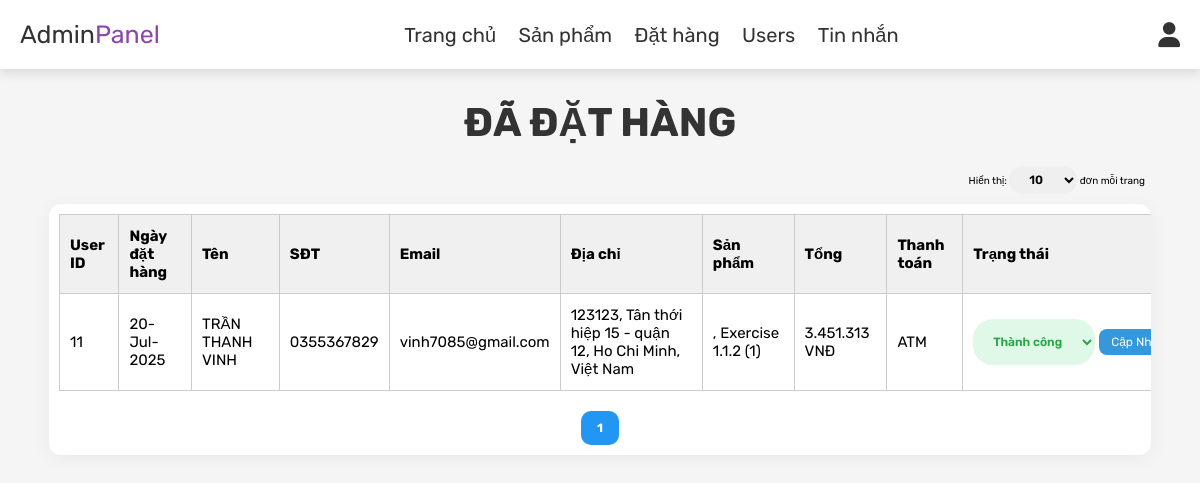
/project/admin_orders.php (signed in), run on an earlier commit of the app's database.
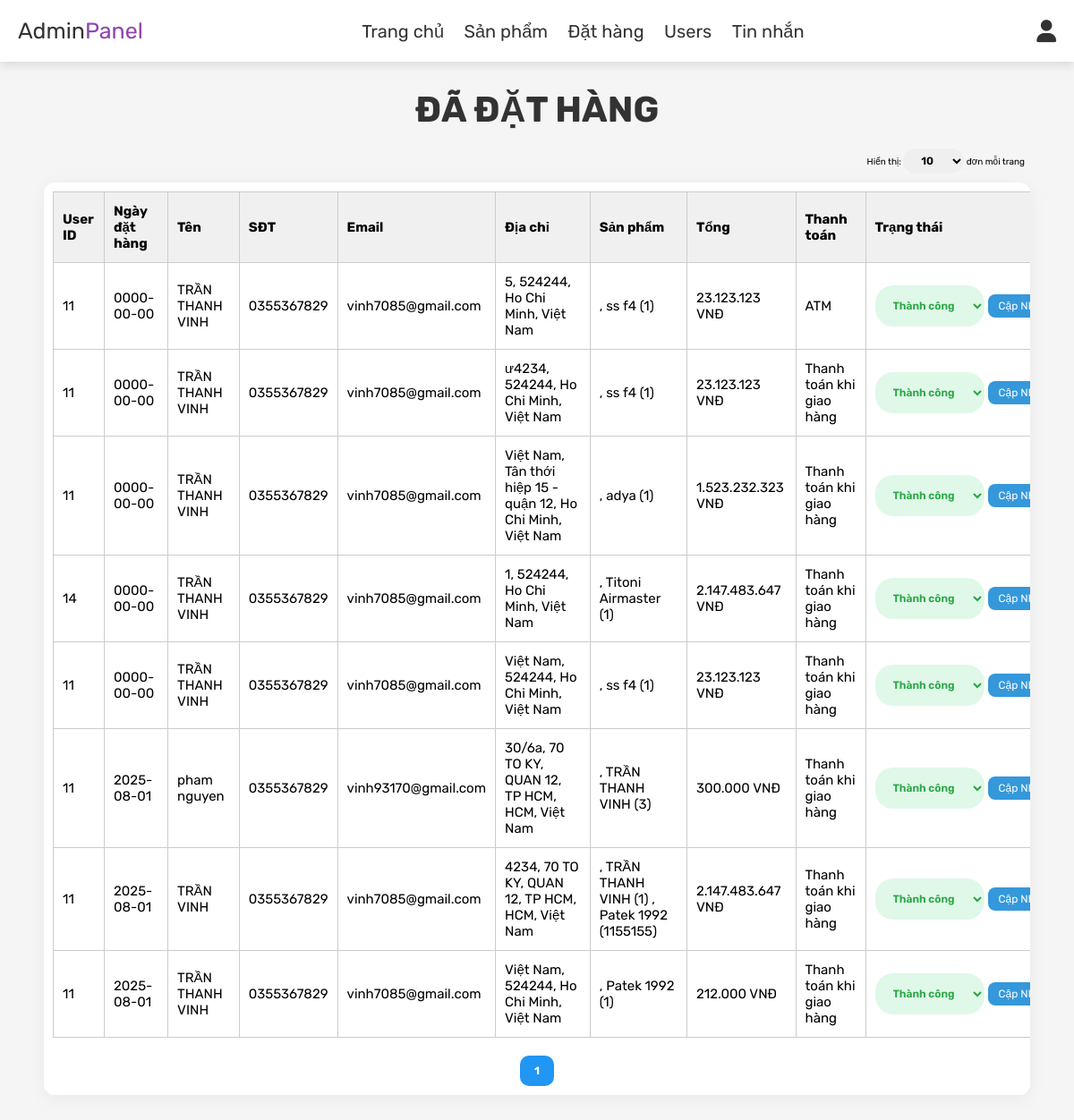
And on a later commit of the database.
### tables this page shows
CREATE TABLE `orders` (
  `id` int(100) NOT NULL,
  `user_id` int(100) NOT NULL,
  `name` varchar(100) NOT NULL,
  `number` varchar(12) NOT NULL,
  `email` varchar(100) NOT NULL,
  `method` varchar(50) NOT NULL,
  `address` varchar(500) NOT NULL,
  `total_products` varchar(1000) NOT NULL,
  `total_price` int(100) NOT NULL,
  `placed_on` date DEFAULT NULL,
  `payment_status` varchar(20) NOT NULL DEFAULT 'Đang duyệt'
);

### project/admin_orders.php (the view, shortened to what this page needs)
<?php
include 'config.php';
?>
<!DOCTYPE html>
<html lang="en">
<head>
    <link rel="stylesheet" href="https://cdnjs.cloudflare.com/ajax/libs/font-awesome/6.0.0/css/all.min.css">
    <link rel="stylesheet" href="css/admin_style.css">
</head>
<body>
    <?php include 'admin_header.php'; ?>
    <section class="orders">
        <h1 class="title">Đã đặt hàng</h1>
        <?php
        $orders_per_page = isset($_GET['limit']) ? (int)$_GET['limit'] : 10;
        $page = isset($_GET['page']) ? (int)$_GET['page'] : 1;
        $start_from = ($page - 1) * $orders_per_page;
        $total_orders = mysqli_num_rows(mysqli_query($conn, "SELECT * FROM `orders`"));
        $total_pages = ceil($total_orders / $orders_per_page);
        ?>
        <form method="get" style="margin: 1rem 3.5rem; text-align: right;">
            Hiển thị:
            <select name="limit" onchange="this.form.submit()">
                <option value="10" <?php if ($orders_per_page == 10) echo 'selected'; ?>>10</option>
            </select> đơn mỗi trang
        </form>
        <div class="table-container">
            <table class="orders-table">
                <thead>
                    <tr>
                        <th>User ID</th>
                        <th>Ngày đặt hàng</th>
                        <th>Tên</th>
                        <th>SĐT</th>
                        <th>Email</th>
                        <th>Địa chỉ</th>
                        <th>Sản phẩm</th>
                        <th>Tổng</th>
                        <th>Thanh toán</th>
                        <th>Trạng thái</th>
                    </tr>
                </thead>
                <tbody>
                    <?php
                    $select_orders = mysqli_query($conn, "SELECT * FROM `orders` ORDER BY id DESC LIMIT $start_from, $orders_per_page") or die('query failed');
                    if (mysqli_num_rows($select_orders) > 0) {
                        while ($fetch_orders = mysqli_fetch_assoc($select_orders)) {
                    ?>
                    <tr>
                        <td><?php echo $fetch_orders['user_id']; ?></td>
                        <td><?php echo $fetch_orders['placed_on']; ?></td>
                        <td><?php echo $fetch_orders['name']; ?></td>
                        <td><?php echo $fetch_orders['number']; ?></td>
                        <td><?php echo $fetch_orders['email']; ?></td>
                        <td><?php echo $fetch_orders['address']; ?></td>
                        <td><?php echo $fetch_orders['total_products']; ?></td>
                        <td><?php echo number_format($fetch_orders['total_price'], 0, ',', '.'); ?> VNĐ</td>
                        <td><?php echo $fetch_orders['method']; ?></td>
                        <td>
                            <form method="post" style="display:flex; gap:4px;">
                                <select name="update_payment"
                                    class="<?php echo ($fetch_orders['payment_status'] == 'Thành công') ? 'status-success' : 'status-pending'; ?>">
                                    <option selected disabled><?php echo $fetch_orders['payment_status']; ?></option>
                                </select>
                                <input type="submit" name="update_order" value="Cập nhật" class="option-btn">
                            </form>
                        </td>
                    </tr>
                    <?php }} else { ?>
                    <tr>
                        <td colspan="11">Chưa có đơn hàng nào được đặt!</td>
                    </tr>
                    <?php } ?>
                </tbody>
            </table>
            <div class="pagination">
                <?php for ($i = 1; $i <= $total_pages; $i++): ?>
                <a href="admin_orders.php?page=<?php echo $i; ?>&limit=<?php echo $orders_per_page; ?>"
                    class="<?php echo ($i == $page) ? 'active' : ''; ?>"><?php echo $i; ?></a>
                <?php endfor; ?>
            </div>
        </div>
    </section>
</body>
</html>

### project/admin_header.php (shortened to what this page needs)
<header class="header">
    <div class="flex">
        <a href="admin_page.php" class="logo">Admin<span>Panel</span></a>
        <nav class="navbar">
            <a href="admin_page.php">Trang chủ</a>
            <a href="admin_products.php">Sản phẩm</a>
            <a href="admin_orders.php">Đặt hàng</a>
            <a href="admin_users.php">Users</a>
            <a href="admin_contacts.php">Tin nhắn</a>
        </nav>
        <div class="icons">
            <div id="user-btn" class="fas fa-user"></div>
        </div>
    </div>
</header>

### project/css/admin_style.css (style rules this page uses)
:root { --purple:#8e44ad; --red:#c0392b; --orange:#f39c12; --black:#333; --white:#fff; --light-color:#666; --light-white:#ccc; --light-bg:#f5f5f5; --border:.1rem solid var(--black); --box-shadow:0 .5rem 1rem rgba(0,0,0,.1); }
* { font-family: 'Rubik', sans-serif; margin:0; padding:0; box-sizing: border-box; outline: none; border:none; text-decoration: none; transition:all .2s linear; }
html { font-size: 62.5%; overflow-x: hidden; }
body { background-color: var(--light-bg); }
section { padding:3rem 2rem; }
.title { text-align: center; margin-bottom: 2rem; text-transform: uppercase; color:var(--black); font-size: 4rem; }
.btn, .option-btn, .delete-btn, .white-btn { display: inline-block; margin-top: 1rem; padding:1rem 3rem; cursor: pointer; color:var(--white); font-size: 1.8rem; border-radius: .5rem; text-transform: capitalize; }
.option-btn { background-color: var(--orange); }
.header { position: sticky; top:0; left:0; right:0; z-index: 1000; background-color: var(--white); box-shadow: var(--box-shadow); }
.header .flex { display: flex; align-items: center; padding:2rem; justify-content: space-between; position: relative; max-width: 1200px; margin:0 auto; }
.header .flex .logo { font-size: 2.5rem; color:var(--black); }
.header .flex .logo span { color:var(--purple); }
.header .flex .navbar a { margin:0 1rem; font-size: 2rem; color:var(--black); }
.header .flex .icons div { margin-left: 1.5rem; font-size: 2.5rem; cursor: pointer; color:var(--black); }

### project/admin_orders.php (style rules this page uses)
.table-container { background: #ffffff; border-radius: 12px; box-shadow: 0 4px 20px rgba(0, 0, 0, 0.05); overflow-x: auto; padding: 1rem; max-width: 95%; margin: 0 auto; }
.orders-table { width: 100%; border-collapse: collapse; font-size: 1.5rem; min-width: 1200px; }
.orders-table thead { background-color: #f9fafb; }
.orders-table th, .orders-table td { padding: 1.2rem 1rem; text-align: left; border-bottom: 1px solid #e0e0e0; color: #000; border: 1px solid #ccc; }
.orders-table th { background-color: #f0f0f0; font-size: 1.5rem; }
.option-btn, .delete-btn { padding: 6px 12px; border-radius: 8px; font-size: 1.2rem; cursor: pointer; transition: all 0.3s ease; margin-bottom: 10px; }
.option-btn { background: #3498db; color: #fff; border: none; }
select { display: inline-block; padding: 6px 16px; border-radius: 20px; font-weight: 600; font-size: 12px; }
.status-success { background-color: #e0f8e8; color: #28a745; }
.pagination { display: flex; justify-content: center; align-items: center; gap: 8px; margin-top: 2rem; flex-wrap: wrap; }
.pagination a { padding: 10px 16px; background-color: #f1f1f1; color: #333; border-radius: 10px; text-decoration: none; font-size: 1.2rem; transition: background 0.3s ease; }
.pagination a.active { background-color: #2196f3; color: white; font-weight: bold; }

What changed in the data, as far as the page shows it:
removed orders: user "11", placed_on "20-Jul-2025", name "TRẦN THANH VINH", number "0355367829", email "vinh7085@gmail.com", address "123123, Tân thới hiệp 15 - quận 12, Ho Chi Minh, Việt Nam", total_products ", Exercise 1.1.2 (1)", total_price "3.451.313", method "ATM", update_payment "Thành công"
added orders: user "11", placed_on "0000-00-00", name "TRẦN THANH VINH", number "0355367829", email "vinh7085@gmail.com", address "5, 524244, Ho Chi Minh, Việt Nam", total_products ", ss f4 (1)", total_price "23.123.123", method "ATM", update_payment "Thành công"
added orders: user "11", placed_on "0000-00-00", name "TRẦN THANH VINH", number "0355367829", email "vinh7085@gmail.com", address "ư4234, 524244, Ho Chi Minh, Việt Nam", total_products ", ss f4 (1)", total_price "23.123.123", method "Thanh toán khi giao hàng", update_payment "Thành công"
added orders: user "11", placed_on "0000-00-00", name "TRẦN THANH VINH", number "0355367829", email "vinh7085@gmail.com", address "Việt Nam, Tân thới hiệp 15 - quận 12, Ho Chi Minh, Việt Nam", total_products ", adya (1)", total_price "1.523.232.323", method "Thanh toán khi giao hàng", update_payment "Thành công"
added orders: user "14", placed_on "0000-00-00", name "TRẦN THANH VINH", number "0355367829", email "vinh7085@gmail.com", address "1, 524244, Ho Chi Minh, Việt Nam", total_products ", Titoni Airmaster (1)", total_price "2.147.483.647", method "Thanh toán khi giao hàng", update_payment "Thành công"
added orders: user "11", placed_on "0000-00-00", name "TRẦN THANH VINH", number "0355367829", email "vinh7085@gmail.com", address "Việt Nam, 524244, Ho Chi Minh, Việt Nam", total_products ", ss f4 (1)", total_price "23.123.123", method "Thanh toán khi giao hàng", update_payment "Thành công"
added orders: user "11", placed_on "2025-08-01", name "pham nguyen", number "0355367829", email "vinh93170@gmail.com", address "30/6a, 70 TO KY, QUAN 12, TP HCM, HCM, Việt Nam", total_products ", TRẦN THANH VINH (3)", total_price "300.000", method "Thanh toán khi giao hàng", update_payment "Thành công"
added orders: user "11", placed_on "2025-08-01", name "TRẦN VINH", number "0355367829", email "vinh7085@gmail.com", address "4234, 70 TO KY, QUAN 12, TP HCM, HCM, Việt Nam", total_products ", TRẦN THANH VINH (1) , Patek 1992 (1155155)", total_price "2.147.483.647", method "Thanh toán khi giao hàng", update_payment "Thành công"
added orders: user "11", placed_on "2025-08-01", name "TRẦN THANH VINH", number "0355367829", email "vinh7085@gmail.com", address "Việt Nam, 524244, Ho Chi Minh, Việt Nam", total_products ", Patek 1992 (1)", total_price "212.000", method "Thanh toán khi giao hàng", update_payment "Thành công"
